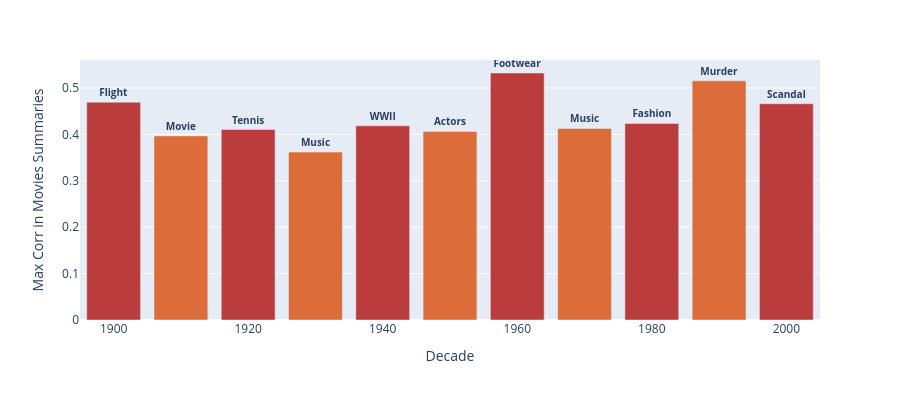

Write notebook code for a chart like this one.
### Code cell
# Timeline of max similarities

df = pd.read_csv('src/data/max_similarities_data.csv')

df['Cluster'] = df['History cluster'].astype(str)  

# Create the bar plot
fig = px.bar(df, x='Decade', y='Similarity',
             labels={'Similarity': 'Max Corr in Movies Summaries'}, height=400)

# Add cluster names on top of each bar
fig.update_traces(text=df['Cluster'], textposition='outside', texttemplate='%{text}', textfont_size=10, textfont_weight='bold')

colors = ['#ba3c3c', '#dc6c3a']  
fig.update_traces(marker_color=[colors[i % len(colors)] for i in range(len(df))])

# Hide the legend
fig.update_layout(showlegend=False)

fig.show()

### Figure 1 — Plotly figure (JSON) as saved in the notebook; plotly's stock layout.template omitted (floating-point values rounded to 4 significant figures)
{"data": [{"alignmentgroup": "True", "hovertemplate": "Decade=%{x}<br>Max Corr in Movies Summaries=%{y}<extra></extra>", "legendgroup": "", "marker": {"color": ["#ba3c3c", "#dc6c3a", "#ba3c3c", "#dc6c3a", "#ba3c3c", "#dc6c3a", "#ba3c3c", "#dc6c3a", "#ba3c3c", "#dc6c3a", "#ba3c3c"], "pattern": {"shape": ""}}, "name": "", "offsetgroup": "", "orientation": "v", "showlegend": false, "text": ["Flight", "Movie", "Tennis", "Music", "WWII", "Actors", "Footwear", "Music", "Fashion", "Murder", "Scandal"], "textfont": {"size": 10, "weight": "bold"}, "textposition": "outside", "texttemplate": "%{text}", "type": "bar", "x": [1900, 1910, 1920, 1930, 1940, 1950, 1960, 1970, 1980, 1990, 2000], "xaxis": "x", "y": [0.4691, 0.3965, 0.4102, 0.3617, 0.4184, 0.4063, 0.5321, 0.4127, 0.4235, 0.5151, 0.4658], "yaxis": "y"}], "layout": {"barmode": "relative", "height": 400, "legend": {"tracegroupgap": 0}, "margin": {"t": 60}, "showlegend": false, "xaxis": {"anchor": "y", "domain": [0, 1], "title": {"text": "Decade"}}, "yaxis": {"anchor": "x", "domain": [0, 1], "title": {"text": "Max Corr in Movies Summaries"}}}}
